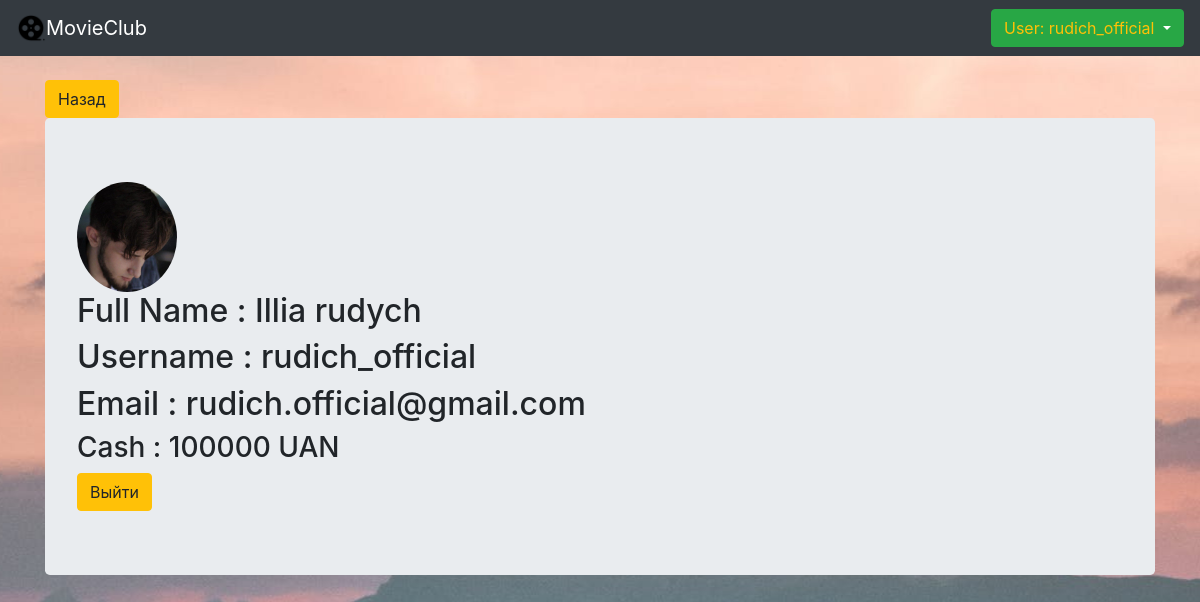
/profile/ (signed in), run on the app's committed database.
### authorization/models.py (models this page shows)
class User(AbstractUser):
    image = models.ImageField(verbose_name="Аватарка", default='default.jpg', upload_to='profile_pics')
    money = models.PositiveIntegerField(verbose_name="Деньги", help_text="Сколько денег добавить пользователю?",
                                        blank=True, null=True)

### authorization/views.py (the view)
@login_required(login_url='login')
def UserPage(request):
    return render(request, 'login/profile.html')

### templates/login/profile.html (shortened to what this page needs)
{% extends "login/../base.html" %}
{% block content %}
    {% load crispy_forms_tags %}
     <div class="container">
         <br> <a href="{% url 'home' %}" class="btn btn-warning">Назад</a>
    <div class="jumbotron">
<div class="container-section">
    <div class="media">
<img class="rounded-circle account-img" src="{{ user.image.url }}" style="width:100px;height:110px;>
             <div class="mediabody">
        </div>
        <h2 class="account-headig">Full Name : {{ user.first_name }} {{ user.last_name }}</h2>
         <h2 class="account-headig">Username : {{ user.username }}</h2>
         <h2 class="account-headig">Email : {{ user.email }}</h2>
        <h3> Cash : {{ user.money }} UAN</h3>
         </div>
        <a href="{% url 'logout' %}" class="btn btn-warning">Выйти</a>
        </div>
</div>
{% endblock %}

### templates/base.html (shortened to what this page needs)
<!DOCTYPE html>
<html lang="en">
<head>
    {% load static %}
    <link rel="stylesheet" href="https://stackpath.bootstrapcdn.com/bootstrap/4.4.1/css/bootstrap.min.css"
>
    <link rel="stylesheet" href="{% static 'css/bg.css' %}"/>
</head>
<body>
<nav class="navbar navbar-expand-lg navbar-dark bg-dark">
    <img src="../media/bg.png" width="30" height="30">
    <a class="navbar-brand" href="{% url 'home' %}">MovieClub</a>
    <div class="collapse navbar-collapse" id="navbarSupportedContent">
    <div class="row">
    <div class="col">
        {% if user.is_authenticated %}
            <div class="btn-group">
                <button type="button" class="btn btn-success dropdown-toggle" data-toggle="dropdown"
                        aria-haspopup="true" aria-expanded="false">
                    {% if request.user.is_superuser %}
                        <a class="text-warning">Admin: {{ user.username }}</a>
                    {% else %}
                        <a class="text-warning">User: {{ user.username }}</a>
                    {% endif %}
                </button>
            </div>
        {% endif %}
    </div>
    </div>
</nav>
{% block content %}
{% endblock %}
</body>
</html>

### static/css/bg.css (style rules this page uses)
body { height: 100%; background: url("media/bg.jpg") no-repeat center center fixed; }

### data on the page
User: username "rudich_official", image (picture), first_name "Illia", last_name "rudych", email "rudich.official@gmail.com", money "100000"
